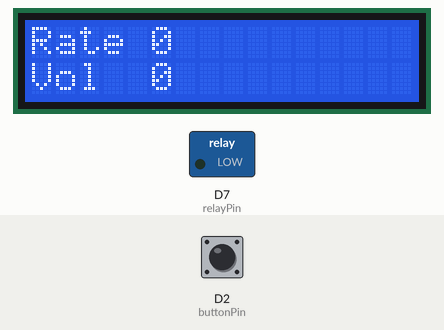
Recording of a sketch running on a simulated ESP8266 (NodeMCU). On the bench: 16×2 character LCD, switched loads named in the sketch (green lamp = pin HIGH). Inputs (shaded band) come from the test bench; at power-on: D2 (buttonPin) LOW. WiFi joins after 1.5 s; servers stay silent unless stated; the Firebase database answers and starts empty; what the sketch prints to the serial monitor is not drawn.

Above: at 5.1 s.
5.2 s: D2 (buttonPin) pulled HIGH for 0.2 s
At 8.1 s:
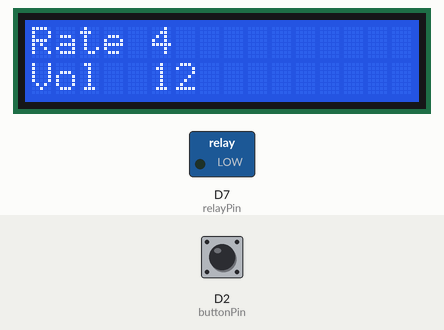
8.4 s: D2 (buttonPin) pulled HIGH for 1 s
At 9.9 s:
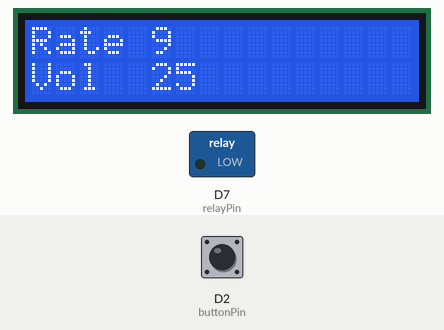
11.6 s: D2 (buttonPin) pulled HIGH for 0.2 s
At 13.0 s:
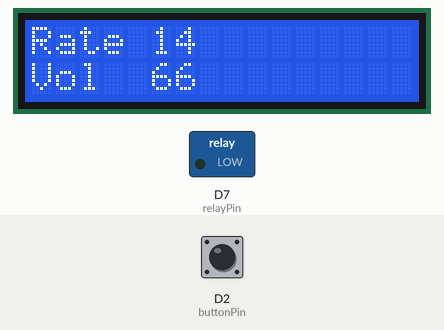
13.9 s: D2 (buttonPin) pulled HIGH for 1 s
At 15.2 s:
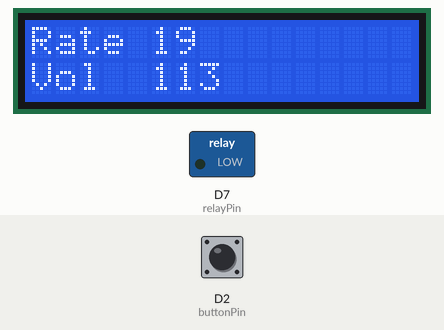
Timing chart, 0 to 16.9 s (numbered marks = the images above; inputs shaded):
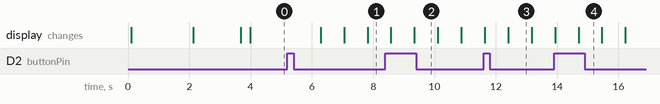

The sketch:

esp8236LcdI2C.ino
```cpp
#include <Wire.h>

/*
 * https://circuits4you.com
 * I2C LCD Interfacing with ESP8266 and ESP32
 *
 */
#include <LiquidCrystal_I2C.h>
#include "FirebaseESP8266.h"
#include <ESP8266WiFi.h>
#include <EEPROM.h>
LiquidCrystal_I2C lcd(0x27,16,2);  // set the LCD address to 0x27 for a 16 chars and 2 line display


#define FIREBASE_HOST "vtsapp-2523.firebaseio.com"
#define FIREBASE_AUTH "GQXX50iOzT8L3y8sstwzKQsbylLeOldnudLR51d9"
#define WIFI_SSID "ndende"
#define WIFI_PASSWORD "12345678"

//Define FirebaseESP8266 data object
FirebaseData firebaseData;
String path="/meter";
String Path;
float bill=10000;
float volbil;


// Variable init
const int buttonPin = D2; // variable for D3 pin
const int relayPin = D7;
char push_data[200]; //string used to send info to the server ThingSpeak
int addr = 0; //endereço eeprom
byte sensorInterrupt = 0; // 0 = digital pin 2

// The hall-effect flow sensor outputs approximately 4.5 pulses per second per
// litre/minute of flow.
float calibrationFactor = 4.5;

volatile byte pulseCount;

float flowRate;
unsigned int flowMilliLitres;
unsigned long totalMilliLitres;

unsigned long oldTime;


void ICACHE_RAM_ATTR flow ()                  // Interrupt function
{
  pulseCount++;
}

void setup()
{

    Serial.begin(115200); // Start the Serial communication to send messages to the computer
    delay(10);
    Wire.begin(0,5);
    Serial.println('\n');
    lcd.init();                      // initialize the lcd
  // Print a message to the LCD.
    lcd.backlight();
    lcd.setCursor(2,0);
    lcd.print("Prepaid Meter!");
    lcd.setCursor(0,1);
    lcd.print("....DIT....");
    delay(2000);


    // Initialization of the variable “buttonPin” as INPUT (D2 pin)
    pinMode(buttonPin, INPUT);

    // Two types of blinking
    // 1: Connecting to Wifi
    // 2: Push data to the cloud
    pinMode(relayPin, OUTPUT);

    pulseCount = 0;
    flowRate = 0.0;
    flowMilliLitres = 0;
    totalMilliLitres = 0;
    oldTime = 0;

    digitalWrite(buttonPin, HIGH);
    attachInterrupt(digitalPinToInterrupt(buttonPin), flow, RISING);

    WiFi.begin(WIFI_SSID, WIFI_PASSWORD);
  Serial.print("Connecting to Wi-Fi");
  lcd.clear();
  lcd.setCursor(0, 0);
  lcd.print("  connecting  ");
  while (WiFi.status() != WL_CONNECTED)
  {
    lcd.setCursor(0, 1);
    lcd.print(".....");
    Serial.print(".");
    delay(300);
  }
  Serial.println();
  Serial.print("Connected with IP: ");
  lcd.clear();
  lcd.setCursor(0, 0);
  lcd.print("  Connected with IP:  ");
  lcd.setCursor(0, 1);
  lcd.print(WiFi.localIP());
  Serial.println(WiFi.localIP());
  Serial.println();

  Firebase.begin(FIREBASE_HOST, FIREBASE_AUTH);
  Firebase.reconnectWiFi(true);


  firebaseData.setBSSLBufferSize(1024, 1024);
  firebaseData.setResponseSize(1024);
  Firebase.setReadTimeout(firebaseData, 1000 * 60);
  Firebase.setwriteSizeLimit(firebaseData, "tiny");
  delay(300);
  lcd.clear();

}
void loop() {

       lcd.setCursor(0, 0);
       lcd.print("Rate");
       lcd.setCursor(5, 0);
       lcd.print(flowMilliLitres);
       lcd.setCursor(0, 1);
       lcd.print("Vol ");
       lcd.setCursor(5, 1);
       lcd.print(totalMilliLitres);
       delayMicroseconds(100);


        detachInterrupt(sensorInterrupt);

        detachInterrupt(sensorInterrupt);

        flowRate = ((1000.0 / (millis() - oldTime)) * pulseCount) / calibrationFactor;

        oldTime = millis();

        flowMilliLitres = (flowRate / 60) * 1000;
        totalMilliLitres += flowMilliLitres;
        unsigned int frac;

        Serial.println("reate");
        Serial.print(flowMilliLitres);
        Serial.print("  volume  ");
        Serial.print(totalMilliLitres);


        Path = path+"rate";
        Firebase.setDouble(firebaseData, Path.c_str(), flowMilliLitres);

        Serial.print("  rate app ");
        Serial.print(Firebase.getDouble(firebaseData, Path.c_str()));


        Path = path+"vol";

        Serial.print("  volume app");
        if(Firebase.getDouble(firebaseData, Path.c_str())){
        Serial.println("TYPE: " + firebaseData.dataType());}
        Serial.print(Firebase.getDouble(firebaseData, Path.c_str()));
        Firebase.setDouble(firebaseData, Path.c_str(), totalMilliLitres);
        Serial.println("");

        volbil = 10*bill;
        while(totalMilliLitres > volbil){
            lcd.clear();
            digitalWrite(relayPin, HIGH);
            lcd.setCursor(16, 0);
            lcd.print("$");
          }

}
```

Measured:
- after the input at 5.2 s, the display: first changes after 1.1 s (image 1 shows a later state)
- what the display in image 3 shows lasts 0.8 s, from 12.4 s to 13.2 s
